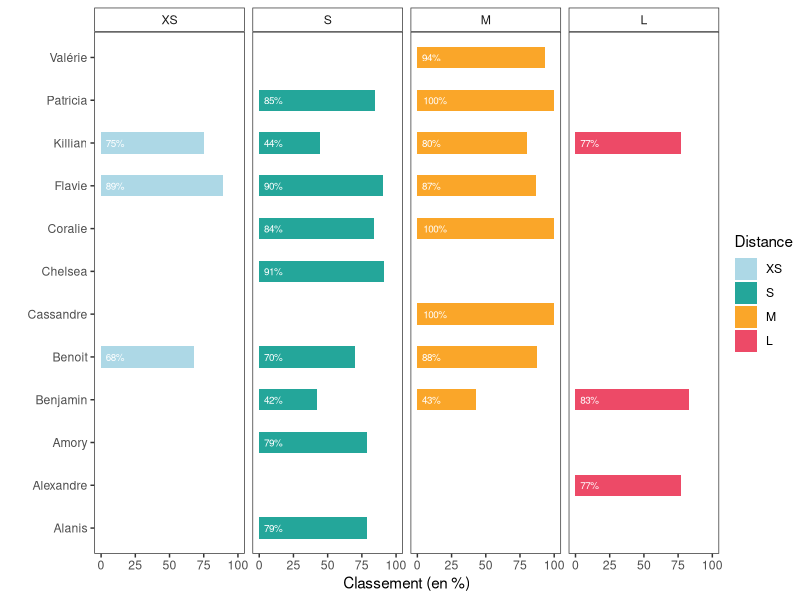

This chart was generated by the following R code:
## ---- chunk 1

library(readxl)
library(kableExtra)
library(tidyverse)

df_triathlon <- read_excel("tri/triathlon.xlsx") %>%
  filter(Pourc != "NA") %>% 
  filter(temps_f_min != "DNF") %>% 
  filter(all_cyc != "NA") %>%
  mutate(
    Pourc = ifelse(is.na(Pourc), NA, 
                   round(Pourc, 0)),
    t_nat = ifelse(is.na(t_nat), NA, 
                   format(as.POSIXct(t_nat, format="%H:%M:%S"), "%H:%M:%S")),
    all_nat = ifelse(is.na(all_nat), NA,
                     format(as.POSIXct(all_nat, format="%H:%M:%S"), "%H:%M:%S")),
    tran1 = ifelse(is.na(tran1), NA, 
                   format(as.POSIXct(tran1, format="%H:%M:%S"), "%H:%M:%S")),
    t_cyc = ifelse(is.na(t_cyc), NA, 
                   format(as.POSIXct(t_cyc, format="%H:%M:%S"), "%H:%M:%S")),
    all_cyc = ifelse(is.na(all_cyc), NA, 
                     round(as.numeric(all_cyc), 2)),
    tran2 = ifelse(is.na(tran2), NA,
                   format(as.POSIXct(tran2, format="%H:%M:%S"), "%H:%M:%S")),
    t_cap = ifelse(is.na(t_cap), NA, 
                   format(as.POSIXct(t_cap, format="%H:%M:%S"), "%H:%M:%S")),
    all_cap = ifelse(is.na(all_cap), NA, 
                     format(as.POSIXct(all_cap, format="%H:%M:%S"), "%H:%M:%S")),
    temps_f_min = ifelse(is.na(as.Date(as.numeric(temps_f_min))), NA, 
                        format(as.POSIXct(as.Date(as.numeric(temps_f_min)), format="%H:%M:%S"), "%H:%M:%S")),
    ecart_prem = ifelse(is.na(as.Date(as.numeric(ecart_prem))), NA, 
                        format(as.POSIXct(as.Date(as.numeric(ecart_prem)), format="%H:%M:%S"), "%H:%M:%S"))
    )
## ---- chunk 2

df_triathlon %>%
  dplyr::select(-c(Cat, Classement, Total, cl_nat, rem_cyc, cl_cyc, rem_cap, cl_cap, ecart_prem)) %>%
  mutate(Type = ifelse(grepl("S", Type), "S",
                ifelse(grepl("M", Type), "M",
                ifelse(grepl("L", Type), "L", NA)))) %>% 
  group_by(Date, Course, Type) %>% summarise(Personne = toString(Nom)) %>% 
  arrange(desc(Date), Type) %>% 
  kbl() %>%
  kable_styling() 
## ---- chunk 3

library(tidyverse)
library(readxl)

data_exploded <- df_triathlon %>%
  filter(grepl("Team", Type)) %>%
  mutate(Noms = str_extract(Nom, "\\((.*)\\)"),
         Noms = str_remove_all(Noms, "[\\(\\)]"),
         Noms = str_split(Noms, ",\\s*")) %>%
  unnest(Noms) %>%
  group_by(Nom) %>%
  mutate(Position = row_number()) %>%
  ungroup() %>%
  mutate(Nom = Noms) %>%
  dplyr::select(-Noms)

data_exploded <- data_exploded %>%
  mutate(across(contains(c("cyc", "cap", "tran")),
                ~ if_else(Position == 1, NA, .),
                .names = "{col}")) 

data_exploded <- data_exploded %>%
  mutate(across(contains(c("nat", "cap", "tran")),
                ~ if_else(Position == 2, NA, .),
                .names = "{col}"))

data_exploded <- data_exploded %>%
  mutate(across(contains(c("nat", "cyc", "tran")),
                ~ if_else(Position == 3, NA, .),
                .names = "{col}"))

data_exploded <- data_exploded %>%
  dplyr::select(-Position)

df_triathlon <- df_triathlon %>%
  filter(!grepl("Team", Type)) %>%
  rbind(data_exploded)

plot <- df_triathlon %>% 
  filter(Nom != "Mathis") %>%
  filter(Nom != "Antoine") %>% 
  mutate(Type =  ifelse(grepl("XS", Type), "XS",
                 ifelse(grepl("S", Type), "S",
                 ifelse(grepl("M", Type), "M",
                 ifelse(grepl("L", Type), "L",
                 ifelse(grepl("XL", Type), "XL", NA)))))) %>% 
  group_by(Nom, Type) %>% summarise(Pourc = mean(Pourc, na.rm = TRUE), .groups = "drop") %>% 
  mutate(Type = ifelse(Type %in% c("XS", "XS Team"), "XS", 
                       ifelse(Type %in% c("S", "S Team"), "S",
                              ifelse(Type %in% c("M", "M Team"), "M",
                                     ifelse(Type %in% c("L", "L Team"), "L",
                                            ifelse(Type %in% c("XL", "XL Team"), "XL", NA)))))) %>% 
  mutate(Type = factor(Type, levels = c("XS", "S", "M", "L", "XL"))) %>% 
  ggplot(aes(x = Pourc, y = Nom)) + 
  geom_col(aes(fill = Type), width = 0.5) + 
  theme_test() + 
  theme(strip.background = element_rect(fill = "white")) +
  scale_x_continuous(limits = c(0, 100)) + 
  labs(x = "Classement (en %)", y = "", fill = "Distance") + 
  scale_fill_manual(values = c("XS" = "lightblue", "S" = "#24a69a", "M" = "#faa629", "L" = "#ed4a67")) + 
  facet_wrap(~Type, ncol = 4) +
  geom_text(aes(x = 0, y = Nom, label = paste0(round(Pourc, 0), "%")), hjust = -0.25, size = 2.5, color = "white")
## ---- chunk 4

print(plot)
